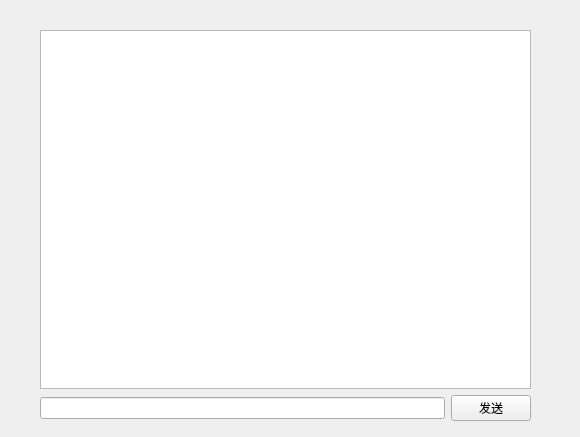
<?xml version="1.0" encoding="UTF-8"?>
<ui version="4.0">
 <class>PrivateChat</class>
 <widget class="QWidget" name="PrivateChat">
  <property name="geometry">
   <rect>
    <x>0</x>
    <y>0</y>
    <width>580</width>
    <height>437</height>
   </rect>
  </property>
  <property name="windowTitle">
   <string>Form</string>
  </property>
  <widget class="QWidget" name="">
   <property name="geometry">
    <rect>
     <x>40</x>
     <y>30</y>
     <width>491</width>
     <height>391</height>
    </rect>
   </property>
   <layout class="QVBoxLayout" name="verticalLayout">
    <item>
     <widget class="QTextEdit" name="showMsg"/>
    </item>
    <item>
     <layout class="QHBoxLayout" name="horizontalLayout">
      <item>
       <widget class="QLineEdit" name="inputMsg"/>
      </item>
      <item>
       <widget class="QPushButton" name="sendMsg">
        <property name="text">
         <string>发送</string>
        </property>
       </widget>
      </item>
     </layout>
    </item>
   </layout>
  </widget>
 </widget>
 <resources/>
 <connections/>
</ui>
